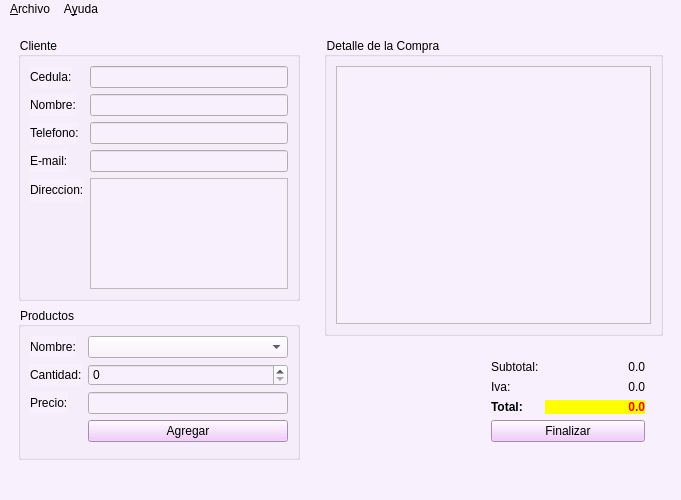
<?xml version="1.0" encoding="UTF-8"?>
<ui version="4.0">
 <class>Principal</class>
 <widget class="QMainWindow" name="Principal">
  <property name="geometry">
   <rect>
    <x>0</x>
    <y>0</y>
    <width>681</width>
    <height>500</height>
   </rect>
  </property>
  <property name="minimumSize">
   <size>
    <width>500</width>
    <height>400</height>
   </size>
  </property>
  <property name="maximumSize">
   <size>
    <width>1000</width>
    <height>1000</height>
   </size>
  </property>
  <property name="windowTitle">
   <string>Tienda</string>
  </property>
  <property name="windowIcon">
   <iconset resource="Resources.qrc">
    <normaloff>:/Resources/shop_icon-icons.com_51010.png</normaloff>:/Resources/shop_icon-icons.com_51010.png</iconset>
  </property>
  <property name="styleSheet">
   <string notr="true">background-color: rgb(248, 240, 252);</string>
  </property>
  <widget class="QWidget" name="centralwidget">
   <layout class="QHBoxLayout" name="horizontalLayout_3">
    <item>
     <widget class="QWidget" name="widget" native="true">
      <property name="maximumSize">
       <size>
        <width>300</width>
        <height>16777215</height>
       </size>
      </property>
      <layout class="QVBoxLayout" name="verticalLayout_2">
       <item>
        <widget class="QGroupBox" name="groupBox_2">
         <property name="maximumSize">
          <size>
           <width>300</width>
           <height>16777215</height>
          </size>
         </property>
         <property name="title">
          <string>Cliente</string>
         </property>
         <layout class="QFormLayout" name="formLayout_3">
          <item row="0" column="0">
           <widget class="QLabel" name="label_7">
            <property name="text">
             <string>Cedula:</string>
            </property>
           </widget>
          </item>
          <item row="0" column="1">
           <widget class="QLineEdit" name="inCedula"/>
          </item>
          <item row="1" column="0">
           <widget class="QLabel" name="label_8">
            <property name="text">
             <string>Nombre:</string>
            </property>
           </widget>
          </item>
          <item row="1" column="1">
           <widget class="QLineEdit" name="inNombre"/>
          </item>
          <item row="2" column="0">
           <widget class="QLabel" name="label_9">
            <property name="text">
             <string>Telefono:</string>
            </property>
           </widget>
          </item>
          <item row="2" column="1">
           <widget class="QLineEdit" name="inTelefono"/>
          </item>
          <item row="3" column="0">
           <widget class="QLabel" name="label_10">
            <property name="text">
             <string>E-mail:</string>
            </property>
           </widget>
          </item>
          <item row="3" column="1">
           <widget class="QLineEdit" name="inEmail"/>
          </item>
          <item row="4" column="0">
           <widget class="QLabel" name="label_11">
            <property name="text">
             <string>Direccion:</string>
            </property>
           </widget>
          </item>
          <item row="4" column="1">
           <widget class="QTextEdit" name="inDireccion"/>
          </item>
         </layout>
        </widget>
       </item>
       <item>
        <widget class="QGroupBox" name="groupBox_3">
         <property name="title">
          <string>Productos</string>
         </property>
         <layout class="QFormLayout" name="formLayout_2">
          <item row="0" column="0">
           <widget class="QLabel" name="label_12">
            <property name="text">
             <string>Nombre:</string>
            </property>
           </widget>
          </item>
          <item row="0" column="1">
           <widget class="QComboBox" name="inProducto"/>
          </item>
          <item row="1" column="0">
           <widget class="QLabel" name="label_13">
            <property name="text">
             <string>Cantidad:</string>
            </property>
           </widget>
          </item>
          <item row="1" column="1">
           <widget class="QSpinBox" name="inCantidad"/>
          </item>
          <item row="2" column="0">
           <widget class="QLabel" name="label_14">
            <property name="text">
             <string>Precio:</string>
            </property>
           </widget>
          </item>
          <item row="3" column="1">
           <widget class="QPushButton" name="cmdAgregar">
            <property name="styleSheet">
             <string notr="true">background-color: rgb(238, 190, 250);</string>
            </property>
            <property name="text">
             <string>Agregar</string>
            </property>
           </widget>
          </item>
          <item row="2" column="1">
           <widget class="QLineEdit" name="outPrecio">
            <property name="alignment">
             <set>Qt::AlignRight|Qt::AlignTrailing|Qt::AlignVCenter</set>
            </property>
            <property name="readOnly">
             <bool>true</bool>
            </property>
           </widget>
          </item>
          <item row="4" column="1">
           <spacer name="verticalSpacer">
            <property name="orientation">
             <enum>Qt::Vertical</enum>
            </property>
            <property name="sizeHint" stdset="0">
             <size>
              <width>20</width>
              <height>40</height>
             </size>
            </property>
           </spacer>
          </item>
         </layout>
        </widget>
       </item>
      </layout>
     </widget>
    </item>
    <item>
     <widget class="QWidget" name="widget_2" native="true">
      <layout class="QVBoxLayout" name="verticalLayout">
       <item>
        <widget class="QGroupBox" name="groupBox">
         <property name="title">
          <string>Detalle de la Compra</string>
         </property>
         <layout class="QHBoxLayout" name="horizontalLayout">
          <item>
           <widget class="QTableWidget" name="outDetalle"/>
          </item>
         </layout>
        </widget>
       </item>
       <item>
        <widget class="QWidget" name="widget_3" native="true">
         <layout class="QHBoxLayout" name="horizontalLayout_2">
          <item>
           <spacer name="horizontalSpacer">
            <property name="orientation">
             <enum>Qt::Horizontal</enum>
            </property>
            <property name="sizeHint" stdset="0">
             <size>
              <width>28</width>
              <height>37</height>
             </size>
            </property>
           </spacer>
          </item>
          <item>
           <widget class="QWidget" name="widget_4" native="true">
            <layout class="QFormLayout" name="formLayout">
             <item row="0" column="0">
              <widget class="QLabel" name="label">
               <property name="text">
                <string>Subtotal:</string>
               </property>
              </widget>
             </item>
             <item row="0" column="1">
              <widget class="QLabel" name="outSubtotal">
               <property name="minimumSize">
                <size>
                 <width>100</width>
                 <height>0</height>
                </size>
               </property>
               <property name="text">
                <string>0.0</string>
               </property>
               <property name="alignment">
                <set>Qt::AlignRight|Qt::AlignTrailing|Qt::AlignVCenter</set>
               </property>
              </widget>
             </item>
             <item row="1" column="0">
              <widget class="QLabel" name="label_2">
               <property name="text">
                <string>Iva:</string>
               </property>
              </widget>
             </item>
             <item row="1" column="1">
              <widget class="QLabel" name="outIva">
               <property name="minimumSize">
                <size>
                 <width>100</width>
                 <height>0</height>
                </size>
               </property>
               <property name="text">
                <string>0.0</string>
               </property>
               <property name="alignment">
                <set>Qt::AlignRight|Qt::AlignTrailing|Qt::AlignVCenter</set>
               </property>
              </widget>
             </item>
             <item row="2" column="0">
              <widget class="QLabel" name="label_3">
               <property name="font">
                <font>
                 <weight>75</weight>
                 <bold>true</bold>
                </font>
               </property>
               <property name="text">
                <string>Total:</string>
               </property>
              </widget>
             </item>
             <item row="2" column="1">
              <widget class="QLabel" name="outTotal">
               <property name="minimumSize">
                <size>
                 <width>100</width>
                 <height>0</height>
                </size>
               </property>
               <property name="font">
                <font>
                 <weight>75</weight>
                 <bold>true</bold>
                </font>
               </property>
               <property name="styleSheet">
                <string notr="true">background-color: rgb(255, 255, 0);
color: rgb(255, 0, 0);</string>
               </property>
               <property name="text">
                <string>0.0</string>
               </property>
               <property name="alignment">
                <set>Qt::AlignRight|Qt::AlignTrailing|Qt::AlignVCenter</set>
               </property>
              </widget>
             </item>
             <item row="3" column="0" colspan="2">
              <widget class="QPushButton" name="cmdFinalizar">
               <property name="styleSheet">
                <string notr="true">background-color: rgb(238, 190, 250);</string>
               </property>
               <property name="text">
                <string>Finalizar</string>
               </property>
              </widget>
             </item>
            </layout>
           </widget>
          </item>
         </layout>
        </widget>
       </item>
      </layout>
     </widget>
    </item>
   </layout>
  </widget>
  <widget class="QMenuBar" name="menubar">
   <property name="geometry">
    <rect>
     <x>0</x>
     <y>0</y>
     <width>681</width>
     <height>21</height>
    </rect>
   </property>
   <widget class="QMenu" name="menuArchivo">
    <property name="styleSheet">
     <string notr="true">background-color: rgb(238, 190, 250);</string>
    </property>
    <property name="title">
     <string>&amp;Archivo</string>
    </property>
    <addaction name="actionAgregar"/>
    <addaction name="actionFinalizar"/>
   </widget>
   <widget class="QMenu" name="menuAyuda">
    <property name="styleSheet">
     <string notr="true">background-color: rgb(238, 190, 250);</string>
    </property>
    <property name="title">
     <string>A&amp;yuda</string>
    </property>
    <addaction name="actionAcerca_de_Tienda"/>
   </widget>
   <addaction name="menuArchivo"/>
   <addaction name="menuAyuda"/>
  </widget>
  <widget class="QStatusBar" name="statusbar"/>
  <action name="actionAcerca_de_Tienda">
   <property name="text">
    <string>Acerca de Tienda</string>
   </property>
   <property name="shortcut">
    <string>Ctrl+T</string>
   </property>
  </action>
  <action name="actionAgregar">
   <property name="text">
    <string>A&amp;gregar</string>
   </property>
   <property name="shortcut">
    <string>Ctrl+G</string>
   </property>
  </action>
  <action name="actionFinalizar">
   <property name="text">
    <string>&amp;Finalizar</string>
   </property>
   <property name="shortcut">
    <string>Ctrl+F</string>
   </property>
  </action>
 </widget>
 <resources>
  <include location="Resources.qrc"/>
 </resources>
 <connections/>
</ui>
